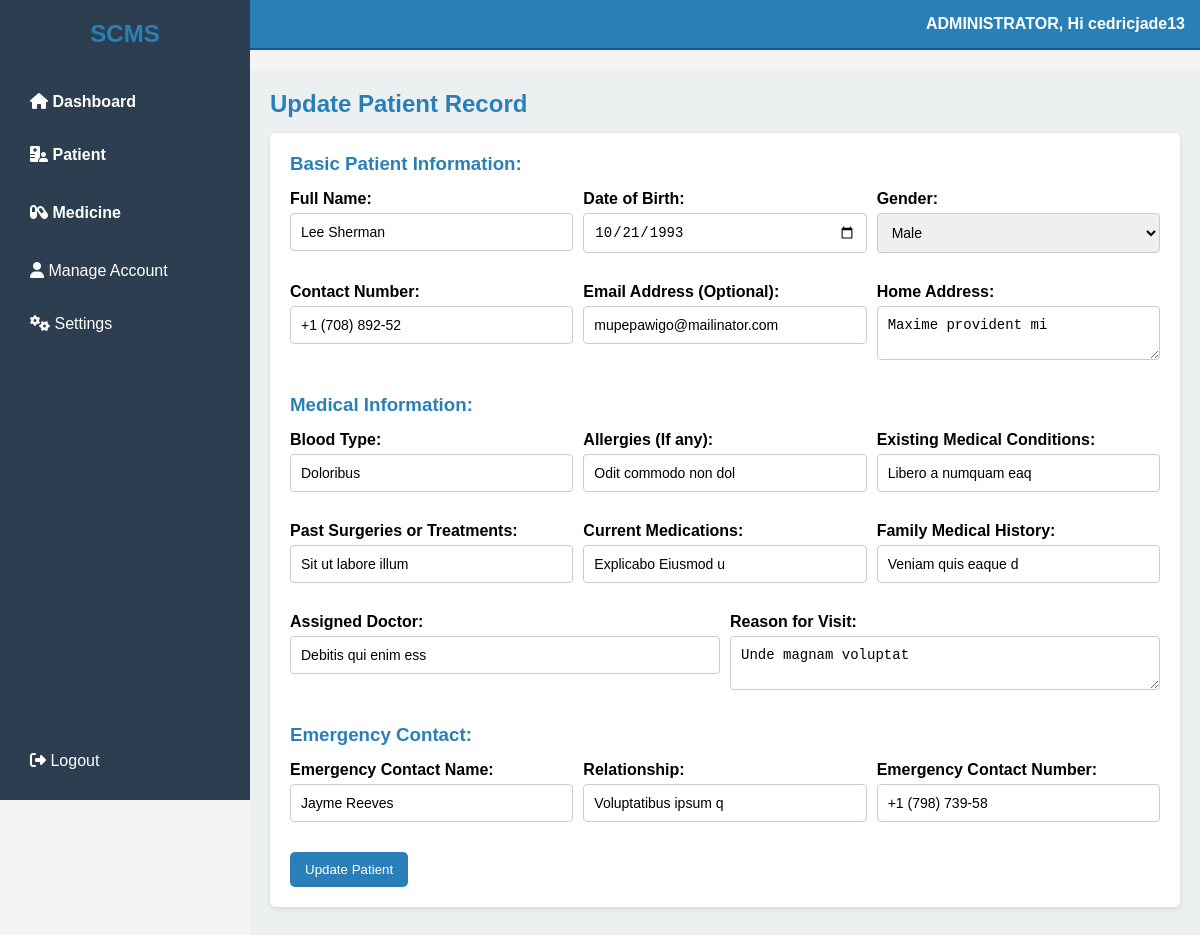
/admin/update_records.php?id=3 (signed in), run on an earlier commit of the app's database.
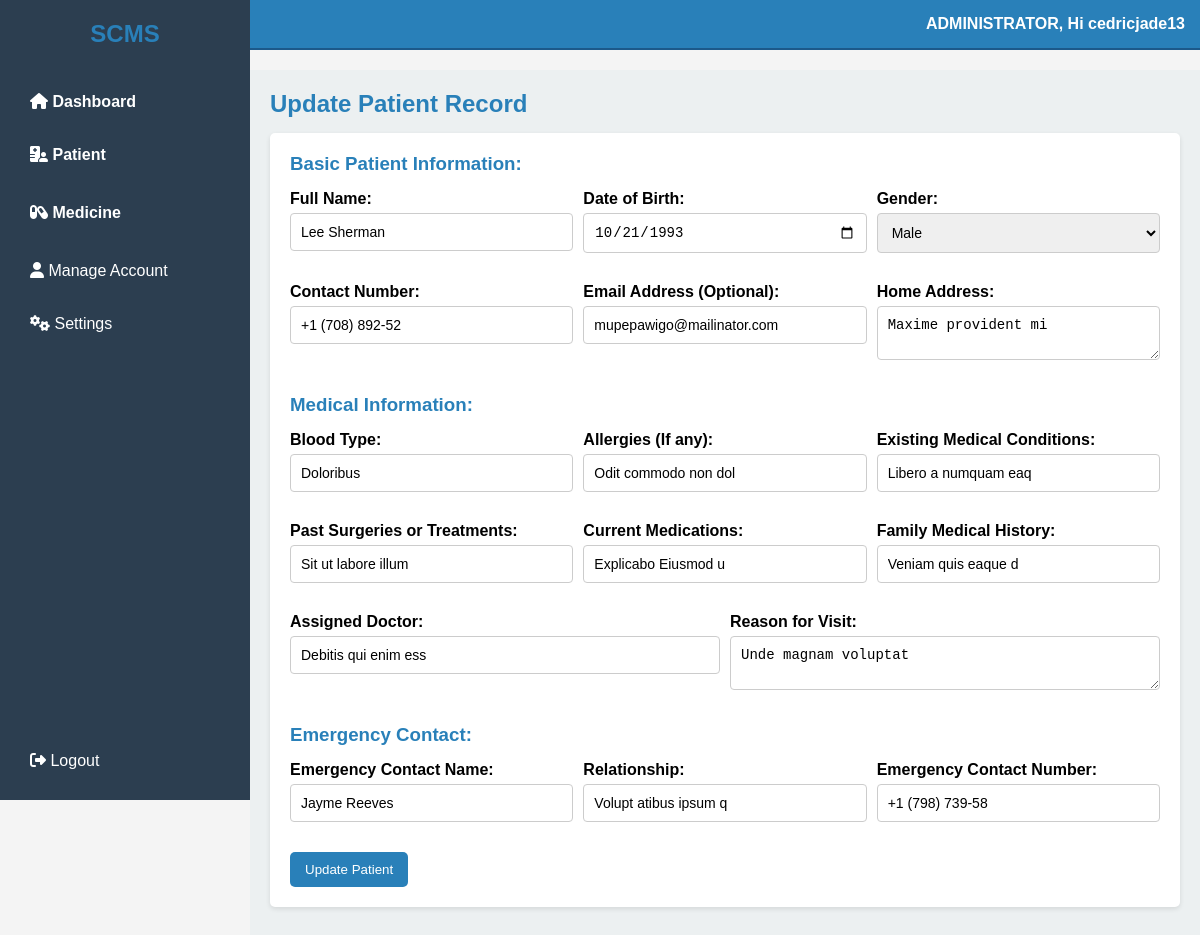
And on a later commit of the database.
### tables this page shows
CREATE TABLE `patients` (
  `id` int(20) NOT NULL,
  `full_name` varchar(100) NOT NULL,
  `dob` date NOT NULL,
  `gender` enum('Male','Female','Other') NOT NULL,
  `contact_number` varchar(15) NOT NULL,
  `email` varchar(100) NOT NULL,
  `address` text NOT NULL,
  `blood_type` varchar(10) NOT NULL,
  `allergies` varchar(100) NOT NULL,
  `conditions` varchar(100) NOT NULL,
  `surgeries` varchar(100) NOT NULL,
  `medications` varchar(100) NOT NULL,
  `family_history` varchar(100) NOT NULL,
  `assigned_doctor` varchar(100) NOT NULL,
  `reason_for_visit` text NOT NULL,
  `emergency_contact_name` varchar(100) NOT NULL,
  `relationship` varchar(100) NOT NULL,
  `emergency_contact_number` varchar(15) NOT NULL,
  `created_at` timestamp NOT NULL DEFAULT current_timestamp() ON UPDATE current_timestamp()
);

### admin/update_records.php (the view, shortened to what the changed rows need)
<?php
include('../database/config.php');
$patient = null;
if (isset($_GET['id'])) {
    $id = $_GET['id'];
    $sql = "SELECT * FROM patients WHERE id = ?";
    $stmt = $conn->prepare($sql);
    $stmt->bind_param("i", $id);
    $stmt->execute();
    $result = $stmt->get_result();
    if ($result->num_rows > 0) {
        $patient = $result->fetch_assoc();
    } else {
        echo "No patient found.";
        exit();
    }
} else {
    echo "No ID provided.";
    exit();
}
?>
<!DOCTYPE html>
<html lang="en">
<head>
    <link rel="stylesheet" href="styles.css">
    <link rel="stylesheet" href="https://cdnjs.cloudflare.com/ajax/libs/font-awesome/6.7.2/css/all.min.css" />
</head>
<body>
    <div class="container">
        <aside class="sidebar">
            <h2>SCMS</h2>
        </aside>
        <main class="main-content">
            <h2>Update Patient Record</h2>
            <form method="POST" action="update_records.php?id=<?php echo $id; ?>">
                <div class="form-group">
                    <div>
                        <label for="full_name">Full Name:</label>
                        <input type="text" id="full_name" name="full_name" value="<?php echo htmlspecialchars($patient['full_name']); ?>" required>
                    </div>
                    <div>
                        <label for="dob">Date of Birth:</label>
                        <input type="date" id="dob" name="dob" value="<?php echo htmlspecialchars($patient['dob']); ?>" required>
                    </div>
                </div>
                <div class="form-group">
                    <div>
                        <label for="contact_number">Contact Number:</label>
                        <input type="tel" id="contact_number" name="contact_number" value="<?php echo htmlspecialchars($patient['contact_number']); ?>" required>
                    </div>
                    <div>
                        <label for="email">Email Address (Optional):</label>
                        <input type="email" id="email" name="email" value="<?php echo htmlspecialchars($patient['email']); ?>">
                    </div>
                    <div>
                        <label for="address">Home Address:</label>
                        <textarea id="address" name="address" required><?php echo htmlspecialchars($patient['address']); ?></textarea>
                    </div>
                </div>
                <div class="form-group">
                    <div>
                        <label for="blood_type">Blood Type:</label>
                        <input type="text" id="blood_type" name="blood_type" value="<?php echo htmlspecialchars($patient['blood_type']); ?>" required>
                    </div>
                    <div>
                        <label for="allergies">Allergies (If any):</label>
                        <input type="text" id="allergies" name="allergies" value="<?php echo htmlspecialchars($patient['allergies']); ?>">
                    </div>
                    <div>
                        <label for="conditions">Existing Medical Conditions:</label>
                        <input type="text" id="conditions" name="conditions" value="<?php echo htmlspecialchars($patient['conditions']); ?>">
                    </div>
                </div>
                <div class="form-group">
                    <div>
                        <label for="surgeries">Past Surgeries or Treatments:</label>
                        <input type="text" id="surgeries" name="surgeries" value="<?php echo htmlspecialchars($patient['surgeries']); ?>">
                    </div>
                    <div>
                        <label for="medications">Current Medications:</label>
                        <input type="text" id="medications" name="medications" value="<?php echo htmlspecialchars($patient['medications']); ?>">
                    </div>
                    <div>
                        <label for="family_history">Family Medical History:</label>
                        <input type="text" id="family_history" name="family_history" value="<?php echo htmlspecialchars($patient['family_history']); ?>">
                    </div>
                </div>
                <div class="form-group">
                    <div>
                        <label for="assigned_doctor">Assigned Doctor:</label>
                        <input type="text" id="assigned_doctor" name="assigned_doctor" value="<?php echo htmlspecialchars($patient['assigned_doctor']); ?>">
                    </div>
                    <div>
                        <label for="reason_for_visit">Reason for Visit:</label>
                        <textarea id="reason_for_visit" name="reason_for_visit" required><?php echo htmlspecialchars($patient['reason_for_visit']); ?></textarea>
                    </div>
                </div>
                <div class="form-group">
                    <div>
                        <label for="emergency_contact_name">Emergency Contact Name:</label>
                        <input type="text" id="emergency_contact_name" name="emergency_contact_name" value="<?php echo htmlspecialchars($patient['emergency_contact_name']); ?>" required>
                    </div>
                    <div>
                        <label for="relationship">Relationship:</label>
                        <input type="text" id="relationship" name="relationship" value="<?php echo htmlspecialchars($patient['relationship']); ?>" required>
                    </div>
                    <div>
                        <label for="emergency_contact_number">Emergency Contact Number:</label>
                        <input type="tel" id="emergency_contact_number" name="emergency_contact_number" value="<?php echo htmlspecialchars($patient['emergency_contact_number']); ?>" required>
                    </div>
                </div>
            </form>
        </main>
    </div>
</body>
</html>

What changed in the data, as far as the page shows it:
changed patients "Lee Sherman": relationship "Voluptatibus ipsum q" → "Volupt atibus ipsum q"
